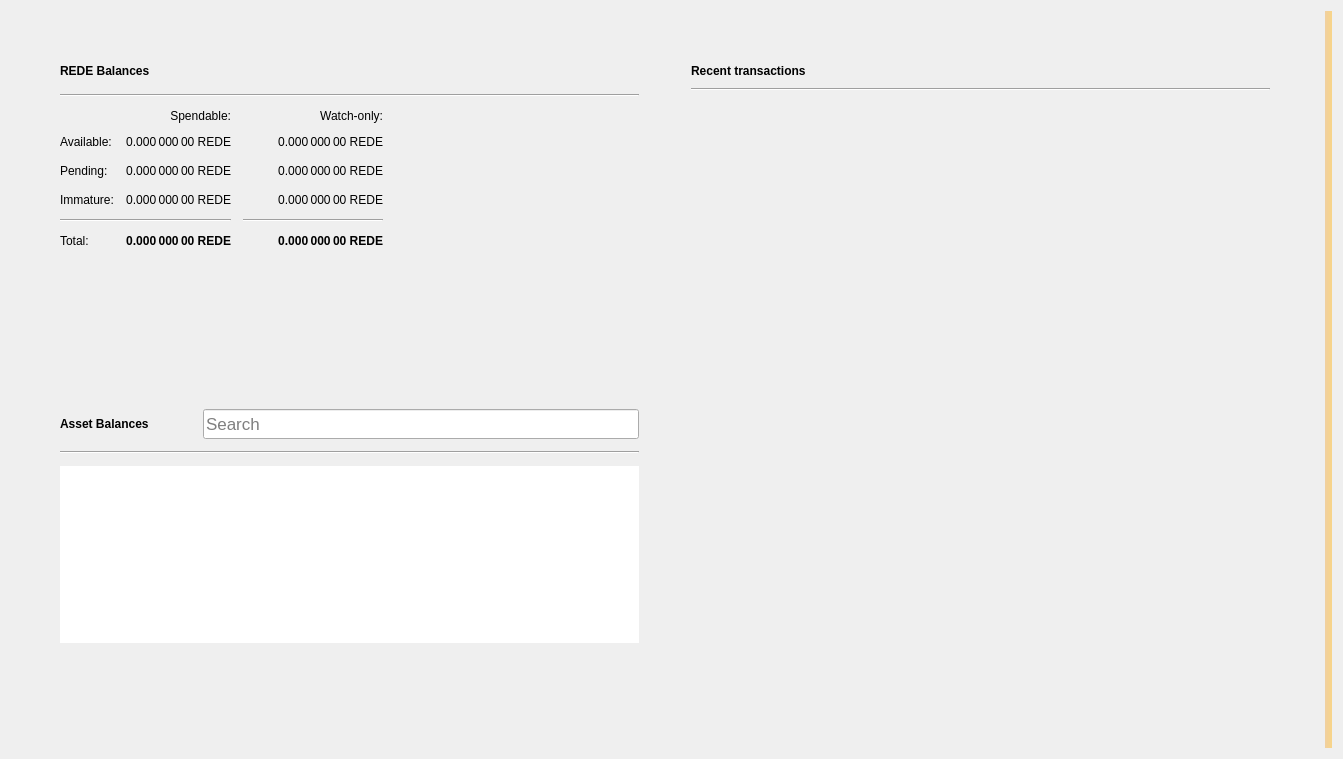
<?xml version="1.0" encoding="UTF-8"?>
<ui version="4.0">
 <class>OverviewPage</class>
 <widget class="QWidget" name="OverviewPage">
  <property name="geometry">
   <rect>
    <x>0</x>
    <y>0</y>
    <width>1343</width>
    <height>759</height>
   </rect>
  </property>
  <property name="windowTitle">
   <string>Form</string>
  </property>
  <property name="autoFillBackground">
   <bool>false</bool>
  </property>
  <layout class="QGridLayout" name="gridLayout_3">
   <item row="0" column="1">
    <layout class="QVBoxLayout" name="verticalLayout_7">
     <property name="spacing">
      <number>0</number>
     </property>
     <property name="leftMargin">
      <number>0</number>
     </property>
     <property name="topMargin">
      <number>0</number>
     </property>
     <property name="rightMargin">
      <number>0</number>
     </property>
     <property name="bottomMargin">
      <number>0</number>
     </property>
     <item>
      <layout class="QHBoxLayout" name="horizontalLayout" stretch="0,0">
       <property name="spacing">
        <number>34</number>
       </property>
       <property name="sizeConstraint">
        <enum>QLayout::SetMaximumSize</enum>
       </property>
       <property name="leftMargin">
        <number>40</number>
       </property>
       <property name="topMargin">
        <number>40</number>
       </property>
       <property name="rightMargin">
        <number>40</number>
       </property>
       <property name="bottomMargin">
        <number>40</number>
       </property>
       <item>
        <layout class="QVBoxLayout" name="verticalLayout_2">
         <property name="spacing">
          <number>34</number>
         </property>
         <property name="rightMargin">
          <number>0</number>
         </property>
         <item>
          <widget class="QFrame" name="frame">
           <property name="sizePolicy">
            <sizepolicy hsizetype="Preferred" vsizetype="Preferred">
             <horstretch>0</horstretch>
             <verstretch>0</verstretch>
            </sizepolicy>
           </property>
           <property name="frameShape">
            <enum>QFrame::NoFrame</enum>
           </property>
           <property name="frameShadow">
            <enum>QFrame::Raised</enum>
           </property>
           <property name="lineWidth">
            <number>10</number>
           </property>
           <layout class="QVBoxLayout" name="verticalLayout_4">
            <property name="spacing">
             <number>12</number>
            </property>
            <item>
             <layout class="QHBoxLayout" name="horizontalLayout_4">
              <item>
               <widget class="QLabel" name="rvnBalancesLabel">
                <property name="font">
                 <font>
                  <weight>75</weight>
                  <bold>true</bold>
                 </font>
                </property>
                <property name="text">
                 <string>REDE Balances</string>
                </property>
               </widget>
              </item>
              <item>
               <widget class="QPushButton" name="labelWalletStatus">
                <property name="enabled">
                 <bool>true</bool>
                </property>
                <property name="maximumSize">
                 <size>
                  <width>30</width>
                  <height>16777215</height>
                 </size>
                </property>
                <property name="toolTip">
                 <string>The displayed information may be out of date. Your wallet automatically synchronizes with the Redecoin network after a connection is established, but this process has not completed yet.</string>
                </property>
                <property name="text">
                 <string/>
                </property>
                <property name="icon">
                 <iconset>
                  <normaloff>:/icons/warning</normaloff>
                  <disabledoff>:/icons/warning</disabledoff>:/icons/warning</iconset>
                </property>
                <property name="iconSize">
                 <size>
                  <width>24</width>
                  <height>24</height>
                 </size>
                </property>
                <property name="flat">
                 <bool>true</bool>
                </property>
               </widget>
              </item>
              <item>
               <spacer name="horizontalSpacer_3">
                <property name="orientation">
                 <enum>Qt::Horizontal</enum>
                </property>
                <property name="sizeHint" stdset="0">
                 <size>
                  <width>40</width>
                  <height>20</height>
                 </size>
                </property>
               </spacer>
              </item>
             </layout>
            </item>
            <item>
             <widget class="Line" name="line_2">
              <property name="orientation">
               <enum>Qt::Horizontal</enum>
              </property>
             </widget>
            </item>
            <item>
             <layout class="QGridLayout" name="gridLayout">
              <property name="spacing">
               <number>12</number>
              </property>
              <item row="3" column="2">
               <widget class="QLabel" name="labelWatchImmature">
                <property name="font">
                 <font>
                  <weight>50</weight>
                  <bold>false</bold>
                 </font>
                </property>
                <property name="cursor">
                 <cursorShape>IBeamCursor</cursorShape>
                </property>
                <property name="toolTip">
                 <string>Mined balance in watch-only addresses that has not yet matured</string>
                </property>
                <property name="text">
                 <string notr="true">0.000 000 00 REDE</string>
                </property>
                <property name="alignment">
                 <set>Qt::AlignRight|Qt::AlignTrailing|Qt::AlignVCenter</set>
                </property>
                <property name="textInteractionFlags">
                 <set>Qt::LinksAccessibleByMouse|Qt::TextSelectableByKeyboard|Qt::TextSelectableByMouse</set>
                </property>
               </widget>
              </item>
              <item row="2" column="3">
               <spacer name="horizontalSpacer_2">
                <property name="orientation">
                 <enum>Qt::Horizontal</enum>
                </property>
                <property name="sizeHint" stdset="0">
                 <size>
                  <width>40</width>
                  <height>20</height>
                 </size>
                </property>
               </spacer>
              </item>
              <item row="1" column="0">
               <widget class="QLabel" name="labelBalanceText">
                <property name="text">
                 <string>Available:</string>
                </property>
               </widget>
              </item>
              <item row="1" column="2">
               <widget class="QLabel" name="labelWatchAvailable">
                <property name="font">
                 <font>
                  <weight>50</weight>
                  <bold>false</bold>
                 </font>
                </property>
                <property name="cursor">
                 <cursorShape>IBeamCursor</cursorShape>
                </property>
                <property name="toolTip">
                 <string>Your current balance in watch-only addresses</string>
                </property>
                <property name="text">
                 <string notr="true">0.000 000 00 REDE</string>
                </property>
                <property name="alignment">
                 <set>Qt::AlignRight|Qt::AlignTrailing|Qt::AlignVCenter</set>
                </property>
                <property name="textInteractionFlags">
                 <set>Qt::LinksAccessibleByMouse|Qt::TextSelectableByKeyboard|Qt::TextSelectableByMouse</set>
                </property>
               </widget>
              </item>
              <item row="2" column="1">
               <widget class="QLabel" name="labelUnconfirmed">
                <property name="font">
                 <font>
                  <weight>50</weight>
                  <bold>false</bold>
                 </font>
                </property>
                <property name="cursor">
                 <cursorShape>IBeamCursor</cursorShape>
                </property>
                <property name="toolTip">
                 <string>Total of transactions that have yet to be confirmed, and do not yet count toward the spendable balance</string>
                </property>
                <property name="text">
                 <string notr="true">0.000 000 00 REDE</string>
                </property>
                <property name="alignment">
                 <set>Qt::AlignRight|Qt::AlignTrailing|Qt::AlignVCenter</set>
                </property>
                <property name="textInteractionFlags">
                 <set>Qt::LinksAccessibleByMouse|Qt::TextSelectableByKeyboard|Qt::TextSelectableByMouse</set>
                </property>
               </widget>
              </item>
              <item row="4" column="2">
               <widget class="Line" name="lineWatchBalance">
                <property name="sizePolicy">
                 <sizepolicy hsizetype="Preferred" vsizetype="Fixed">
                  <horstretch>0</horstretch>
                  <verstretch>0</verstretch>
                 </sizepolicy>
                </property>
                <property name="minimumSize">
                 <size>
                  <width>140</width>
                  <height>0</height>
                 </size>
                </property>
                <property name="orientation">
                 <enum>Qt::Horizontal</enum>
                </property>
               </widget>
              </item>
              <item row="0" column="1">
               <widget class="QLabel" name="labelSpendable">
                <property name="text">
                 <string>Spendable:</string>
                </property>
                <property name="alignment">
                 <set>Qt::AlignRight|Qt::AlignTrailing|Qt::AlignVCenter</set>
                </property>
               </widget>
              </item>
              <item row="3" column="0">
               <widget class="QLabel" name="labelImmatureText">
                <property name="text">
                 <string>Immature:</string>
                </property>
               </widget>
              </item>
              <item row="5" column="2">
               <widget class="QLabel" name="labelWatchTotal">
                <property name="font">
                 <font>
                  <weight>75</weight>
                  <bold>true</bold>
                 </font>
                </property>
                <property name="cursor">
                 <cursorShape>IBeamCursor</cursorShape>
                </property>
                <property name="toolTip">
                 <string>Current total balance in watch-only addresses</string>
                </property>
                <property name="text">
                 <string notr="true">0.000 000 00 REDE</string>
                </property>
                <property name="alignment">
                 <set>Qt::AlignRight|Qt::AlignTrailing|Qt::AlignVCenter</set>
                </property>
                <property name="textInteractionFlags">
                 <set>Qt::LinksAccessibleByMouse|Qt::TextSelectableByKeyboard|Qt::TextSelectableByMouse</set>
                </property>
               </widget>
              </item>
              <item row="4" column="0" colspan="2">
               <widget class="Line" name="line">
                <property name="orientation">
                 <enum>Qt::Horizontal</enum>
                </property>
               </widget>
              </item>
              <item row="0" column="2">
               <widget class="QLabel" name="labelWatchonly">
                <property name="text">
                 <string>Watch-only:</string>
                </property>
                <property name="alignment">
                 <set>Qt::AlignRight|Qt::AlignTrailing|Qt::AlignVCenter</set>
                </property>
               </widget>
              </item>
              <item row="5" column="1">
               <widget class="QLabel" name="labelTotal">
                <property name="font">
                 <font>
                  <weight>75</weight>
                  <bold>true</bold>
                 </font>
                </property>
                <property name="cursor">
                 <cursorShape>IBeamCursor</cursorShape>
                </property>
                <property name="toolTip">
                 <string>Your current total balance</string>
                </property>
                <property name="text">
                 <string notr="true">0.000 000 00 REDE</string>
                </property>
                <property name="alignment">
                 <set>Qt::AlignRight|Qt::AlignTrailing|Qt::AlignVCenter</set>
                </property>
                <property name="textInteractionFlags">
                 <set>Qt::LinksAccessibleByMouse|Qt::TextSelectableByKeyboard|Qt::TextSelectableByMouse</set>
                </property>
               </widget>
              </item>
              <item row="1" column="1">
               <widget class="QLabel" name="labelBalance">
                <property name="font">
                 <font>
                  <weight>50</weight>
                  <bold>false</bold>
                 </font>
                </property>
                <property name="cursor">
                 <cursorShape>IBeamCursor</cursorShape>
                </property>
                <property name="toolTip">
                 <string>Your current spendable balance</string>
                </property>
                <property name="text">
                 <string notr="true">0.000 000 00 REDE</string>
                </property>
                <property name="alignment">
                 <set>Qt::AlignRight|Qt::AlignTrailing|Qt::AlignVCenter</set>
                </property>
                <property name="textInteractionFlags">
                 <set>Qt::LinksAccessibleByMouse|Qt::TextSelectableByKeyboard|Qt::TextSelectableByMouse</set>
                </property>
               </widget>
              </item>
              <item row="2" column="0">
               <widget class="QLabel" name="labelPendingText">
                <property name="text">
                 <string>Pending:</string>
                </property>
               </widget>
              </item>
              <item row="5" column="0">
               <widget class="QLabel" name="labelTotalText">
                <property name="text">
                 <string>Total:</string>
                </property>
               </widget>
              </item>
              <item row="3" column="1">
               <widget class="QLabel" name="labelImmature">
                <property name="font">
                 <font>
                  <weight>50</weight>
                  <bold>false</bold>
                 </font>
                </property>
                <property name="cursor">
                 <cursorShape>IBeamCursor</cursorShape>
                </property>
                <property name="toolTip">
                 <string>Mined balance that has not yet matured</string>
                </property>
                <property name="text">
                 <string notr="true">0.000 000 00 REDE</string>
                </property>
                <property name="alignment">
                 <set>Qt::AlignRight|Qt::AlignTrailing|Qt::AlignVCenter</set>
                </property>
                <property name="textInteractionFlags">
                 <set>Qt::LinksAccessibleByMouse|Qt::TextSelectableByKeyboard|Qt::TextSelectableByMouse</set>
                </property>
               </widget>
              </item>
              <item row="2" column="2">
               <widget class="QLabel" name="labelWatchPending">
                <property name="font">
                 <font>
                  <weight>50</weight>
                  <bold>false</bold>
                 </font>
                </property>
                <property name="cursor">
                 <cursorShape>IBeamCursor</cursorShape>
                </property>
                <property name="toolTip">
                 <string>Unconfirmed transactions to watch-only addresses</string>
                </property>
                <property name="text">
                 <string notr="true">0.000 000 00 REDE</string>
                </property>
                <property name="alignment">
                 <set>Qt::AlignRight|Qt::AlignTrailing|Qt::AlignVCenter</set>
                </property>
                <property name="textInteractionFlags">
                 <set>Qt::LinksAccessibleByMouse|Qt::TextSelectableByKeyboard|Qt::TextSelectableByMouse</set>
                </property>
               </widget>
              </item>
             </layout>
            </item>
           </layout>
          </widget>
         </item>
         <item>
          <widget class="QWidget" name="assetVerticalSpaceWidget2" native="true">
           <property name="autoFillBackground">
            <bool>false</bool>
           </property>
           <layout class="QVBoxLayout" name="verticalLayout_6">
            <item>
             <spacer name="verticalSpacer_4">
              <property name="orientation">
               <enum>Qt::Vertical</enum>
              </property>
              <property name="sizeHint" stdset="0">
               <size>
                <width>20</width>
                <height>87</height>
               </size>
              </property>
             </spacer>
            </item>
           </layout>
          </widget>
         </item>
         <item>
          <widget class="QFrame" name="assetFrame">
           <property name="autoFillBackground">
            <bool>true</bool>
           </property>
           <property name="frameShape">
            <enum>QFrame::NoFrame</enum>
           </property>
           <property name="frameShadow">
            <enum>QFrame::Plain</enum>
           </property>
           <property name="lineWidth">
            <number>0</number>
           </property>
           <layout class="QVBoxLayout" name="verticalLayout_5">
            <property name="spacing">
             <number>12</number>
            </property>
            <item>
             <layout class="QHBoxLayout" name="assetBalanceHorizontalLayout">
              <item alignment="Qt::AlignVCenter">
               <widget class="QLabel" name="assetBalanceLabel">
                <property name="font">
                 <font>
                  <weight>75</weight>
                  <bold>true</bold>
                 </font>
                </property>
                <property name="text">
                 <string>Asset Balances</string>
                </property>
               </widget>
              </item>
              <item>
               <widget class="QPushButton" name="labelAssetStatus">
                <property name="enabled">
                 <bool>true</bool>
                </property>
                <property name="maximumSize">
                 <size>
                  <width>30</width>
                  <height>16777215</height>
                 </size>
                </property>
                <property name="toolTip">
                 <string>The displayed information may be out of date. Your wallet automatically synchronizes with the Redecoin network after a connection is established, but this process has not completed yet.</string>
                </property>
                <property name="text">
                 <string/>
                </property>
                <property name="icon">
                 <iconset>
                  <normaloff>:/icons/warning</normaloff>
                  <disabledoff>:/icons/warning</disabledoff>:/icons/warning</iconset>
                </property>
                <property name="iconSize">
                 <size>
                  <width>24</width>
                  <height>24</height>
                 </size>
                </property>
                <property name="flat">
                 <bool>true</bool>
                </property>
               </widget>
              </item>
              <item alignment="Qt::AlignBottom">
               <widget class="QLineEdit" name="assetSearch">
                <property name="sizePolicy">
                 <sizepolicy hsizetype="Expanding" vsizetype="Preferred">
                  <horstretch>0</horstretch>
                  <verstretch>0</verstretch>
                 </sizepolicy>
                </property>
                <property name="minimumSize">
                 <size>
                  <width>0</width>
                  <height>30</height>
                 </size>
                </property>
                <property name="maximumSize">
                 <size>
                  <width>16777215</width>
                  <height>30</height>
                 </size>
                </property>
                <property name="sizeIncrement">
                 <size>
                  <width>0</width>
                  <height>0</height>
                 </size>
                </property>
                <property name="baseSize">
                 <size>
                  <width>0</width>
                  <height>0</height>
                 </size>
                </property>
                <property name="font">
                 <font>
                  <pointsize>13</pointsize>
                 </font>
                </property>
                <property name="maxLength">
                 <number>32</number>
                </property>
                <property name="frame">
                 <bool>true</bool>
                </property>
                <property name="alignment">
                 <set>Qt::AlignLeading|Qt::AlignLeft|Qt::AlignVCenter</set>
                </property>
                <property name="placeholderText">
                 <string>Search</string>
                </property>
                <property name="clearButtonEnabled">
                 <bool>true</bool>
                </property>
               </widget>
              </item>
             </layout>
            </item>
            <item>
             <widget class="Line" name="assetBalanceLine">
              <property name="orientation">
               <enum>Qt::Horizontal</enum>
              </property>
             </widget>
            </item>
            <item>
             <widget class="QListView" name="listAssets">
              <property name="frameShape">
               <enum>QFrame::NoFrame</enum>
              </property>
              <property name="lineWidth">
               <number>0</number>
              </property>
              <property name="verticalScrollMode">
               <enum>QAbstractItemView::ScrollPerItem</enum>
              </property>
             </widget>
            </item>
            <item>
             <widget class="QWidget" name="assetVerticalSpaceWidget" native="true">
              <property name="autoFillBackground">
               <bool>false</bool>
              </property>
              <layout class="QVBoxLayout" name="verticalLayout">
               <item>
                <spacer name="verticalSpacer_3">
                 <property name="orientation">
                  <enum>Qt::Vertical</enum>
                 </property>
                 <property name="sizeHint" stdset="0">
                  <size>
                   <width>20</width>
                   <height>40</height>
                  </size>
                 </property>
                </spacer>
               </item>
              </layout>
             </widget>
            </item>
           </layout>
          </widget>
         </item>
        </layout>
       </item>
       <item>
        <layout class="QVBoxLayout" name="verticalLayout_3">
         <property name="spacing">
          <number>34</number>
         </property>
         <property name="leftMargin">
          <number>0</number>
         </property>
         <item>
          <widget class="QFrame" name="frame_2">
           <property name="sizePolicy">
            <sizepolicy hsizetype="Preferred" vsizetype="Fixed">
             <horstretch>0</horstretch>
             <verstretch>0</verstretch>
            </sizepolicy>
           </property>
           <property name="frameShape">
            <enum>QFrame::NoFrame</enum>
           </property>
           <property name="frameShadow">
            <enum>QFrame::Plain</enum>
           </property>
           <property name="lineWidth">
            <number>0</number>
           </property>
           <layout class="QGridLayout" name="gridLayout_2">
            <property name="horizontalSpacing">
             <number>12</number>
            </property>
            <item row="0" column="0">
             <layout class="QHBoxLayout" name="horizontalLayout_2">
              <item>
               <widget class="QLabel" name="recentTransactionsLabel">
                <property name="font">
                 <font>
                  <weight>75</weight>
                  <bold>true</bold>
                 </font>
                </property>
                <property name="text">
                 <string>Recent transactions</string>
                </property>
               </widget>
              </item>
              <item>
               <widget class="QPushButton" name="labelTransactionsStatus">
                <property name="enabled">
                 <bool>true</bool>
                </property>
                <property name="maximumSize">
                 <size>
                  <width>30</width>
                  <height>16777215</height>
                 </size>
                </property>
                <property name="toolTip">
                 <string>The displayed information may be out of date. Your wallet automatically synchronizes with the Redecoin network after a connection is established, but this process has not completed yet.</string>
                </property>
                <property name="text">
                 <string/>
                </property>
                <property name="icon">
                 <iconset>
                  <normaloff>:/icons/warning</normaloff>
                  <disabledoff>:/icons/warning</disabledoff>:/icons/warning</iconset>
                </property>
                <property name="iconSize">
                 <size>
                  <width>24</width>
                  <height>24</height>
                 </size>
                </property>
                <property name="flat">
                 <bool>true</bool>
                </property>
               </widget>
              </item>
              <item>
               <spacer name="horizontalSpacer">
                <property name="orientation">
                 <enum>Qt::Horizontal</enum>
                </property>
                <property name="sizeHint" stdset="0">
                 <size>
                  <width>40</width>
                  <height>20</height>
                 </size>
                </property>
               </spacer>
              </item>
             </layout>
            </item>
            <item row="2" column="0">
             <widget class="QListView" name="listTransactions">
              <property name="styleSheet">
               <string notr="true">QListView { background: transparent; }</string>
              </property>
              <property name="frameShape">
               <enum>QFrame::NoFrame</enum>
              </property>
              <property name="verticalScrollBarPolicy">
               <enum>Qt::ScrollBarAlwaysOff</enum>
              </property>
              <property name="horizontalScrollBarPolicy">
               <enum>Qt::ScrollBarAlwaysOff</enum>
              </property>
              <property name="selectionMode">
               <enum>QAbstractItemView::NoSelection</enum>
              </property>
             </widget>
            </item>
            <item row="1" column="0">
             <widget class="Line" name="line_3">
              <property name="orientation">
               <enum>Qt::Horizontal</enum>
              </property>
             </widget>
            </item>
           </layout>
          </widget>
         </item>
         <item>
          <spacer name="verticalSpacer_2">
           <property name="orientation">
            <enum>Qt::Vertical</enum>
           </property>
           <property name="sizeHint" stdset="0">
            <size>
             <width>20</width>
             <height>40</height>
            </size>
           </property>
          </spacer>
         </item>
        </layout>
       </item>
      </layout>
     </item>
    </layout>
   </item>
   <item row="0" column="3">
    <widget class="QLabel" name="labelAlerts">
     <property name="visible">
      <bool>true</bool>
     </property>
     <property name="styleSheet">
      <string notr="true">QLabel { background-color: qlineargradient(x1: 0, y1: 0, x2: 1, y2: 0, stop:0 #F0D0A0, stop:1 #F8D488); color:#000000; }</string>
     </property>
     <property name="wordWrap">
      <bool>true</bool>
     </property>
     <property name="margin">
      <number>3</number>
     </property>
     <property name="textInteractionFlags">
      <set>Qt::TextSelectableByMouse</set>
     </property>
    </widget>
   </item>
  </layout>
 </widget>
 <resources/>
 <connections/>
</ui>
